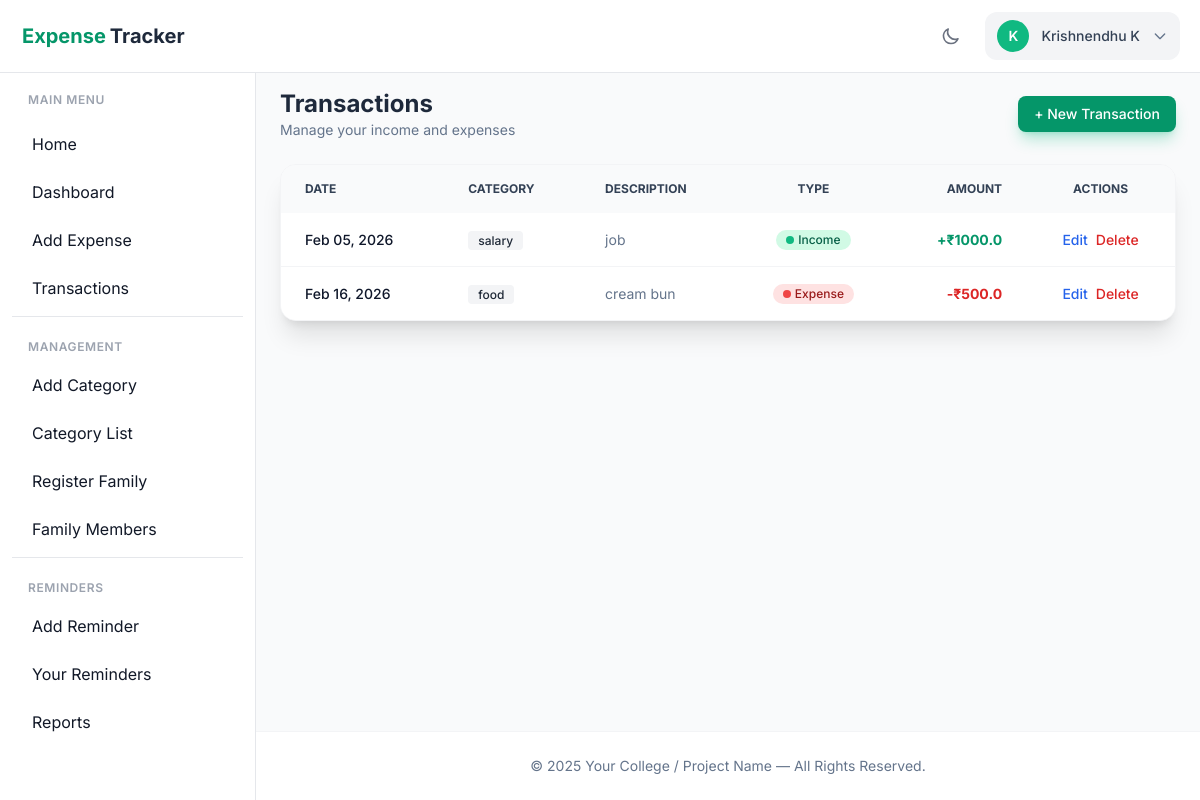
Page /user/Transaction1 (signed in) on the committed database.
### user/models.py (models this page shows)
class Registration(models.Model):
    ROLE_CHOICES = (
        ('user', 'User'),
        ('family', 'Family Member'),
    )
    username = models.CharField(max_length=100, unique=True)
    password = models.CharField(max_length=100)
    email_id = models.EmailField(unique=True)
    phn_no = models.CharField(max_length=15)
    location = models.CharField(max_length=100)
    role = models.CharField(max_length=10, choices=ROLE_CHOICES)
    parent = models.ForeignKey(
        "self",
        null=True,
        blank=True,
        on_delete=models.CASCADE,
        related_name="family_members"
    )
    otp = models.CharField(max_length=6, blank=True, null=True)

class Transaction(models.Model):
    date = models.DateField()
    category_id = models.ForeignKey('Category', on_delete=models.CASCADE)
    amount = models.FloatField()
    Transaction_desc = models.CharField(max_length=100)
    Type = models.CharField(max_length=100)
    by = models.ForeignKey(
        Registration,
        related_name="transaction",
        on_delete=models.PROTECT
    )

class Category(models.Model):
    category_type = models.CharField(max_length=100)
    def __str__(self):
        return self.category_type

### user/views.py (the view)
# urls.py: path('user/Transaction1',views.Transaction1_page, name='Transaction1_page'),
def Transaction1_page(request):
    logged_user = request.session.get("user_id")
    user = get_object_or_404(Registration,id=logged_user)
    transactions = Transaction.objects.filter(by=user)
    role =  request.session.get("role")
    return render(request, 'transaction_list1.html', {
        'transactions': transactions,
        'role':role})

### user/templates/transaction_list1.html (shortened to what this page needs)
{% extends 'base_dashboard.html' %}
{% load static %}
{% load widget_tweaks %}
{% block content %}
<div class="animate-fade-in-up">
  <div class="flex justify-between items-center mb-6">
    <div>
      <h1 class="text-2xl font-bold text-slate-800 dark:text-white">Transactions</h1>
      <p class="text-slate-500 dark:text-slate-400 text-sm">Manage your income and expenses</p>
    </div>
    <a href="{% url 'Expense_page' %}"
      class="px-4 py-2 bg-emerald-600 hover:bg-emerald-700 text-white rounded-lg text-sm font-medium shadow-lg shadow-emerald-500/30 transition-all">
      + New Transaction
    </a>
  </div>
  <div
    class="bg-white dark:bg-slate-800 rounded-2xl shadow-xl border border-gray-100 dark:border-slate-700 overflow-hidden">
    <div class="overflow-x-auto">
      <table class="w-full text-sm text-left text-slate-500 dark:text-slate-400">
        <thead class="text-xs text-slate-700 uppercase bg-gray-50 dark:bg-slate-700 dark:text-slate-300">
          <tr>
            <th scope="col" class="px-6 py-4 rounded-tl-lg">Date</th>
            <th scope="col" class="px-6 py-4">Category</th>
            <th scope="col" class="px-6 py-4">Description</th>
            <th scope="col" class="px-6 py-4 text-center">Type</th>
            <th scope="col" class="px-6 py-4 text-right">Amount</th>
            <th scope="col" class="px-6 py-4 text-center rounded-tr-lg">Actions</th>
          </tr>
        </thead>
        <tbody class="divide-y divide-gray-100 dark:divide-slate-700">
          {% for t in transactions %}
          <tr class="bg-white dark:bg-slate-800 hover:bg-gray-50 dark:hover:bg-slate-700/50 transition-colors">
            <td class="px-6 py-4 font-medium text-slate-900 dark:text-white whitespace-nowrap">
              {{ t.date|date:"M d, Y" }}
            </td>
            <td class="px-6 py-4">
              <span
                class="bg-gray-100 text-gray-800 text-xs font-medium px-2.5 py-0.5 rounded dark:bg-gray-700 dark:text-gray-300">
                {{ t.category_id }}
              </span>
            </td>
            <td class="px-6 py-4 max-w-xs truncate">
              {{ t.Transaction_desc }}
            </td>
            <td class="px-6 py-4 text-center">
              {% if t.Type == 'Income' %}
              <span
                class="inline-flex items-center bg-emerald-100 text-emerald-800 text-xs font-medium px-2.5 py-0.5 rounded-full dark:bg-emerald-900 dark:text-emerald-300">
                <span class="w-2 h-2 mr-1 bg-emerald-500 rounded-full"></span>
                Income
              </span>
              {% else %}
              <span
                class="inline-flex items-center bg-red-100 text-red-800 text-xs font-medium px-2.5 py-0.5 rounded-full dark:bg-red-900 dark:text-red-300">
                <span class="w-2 h-2 mr-1 bg-red-500 rounded-full"></span>
                Expense
              </span>
              {% endif %}
            </td>
            <td
              class="px-6 py-4 text-right font-bold {% if t.Type == 'Income' %}text-emerald-600 dark:text-emerald-400{% else %}text-red-600 dark:text-red-400{% endif %}">
              {% if t.Type == 'Income' %}+{% else %}-{% endif %}₹{{ t.amount }}
            </td>
            <td class="px-6 py-4 text-center">
              <div class="flex items-center justify-center space-x-2">
                  <a href="{% url 'trans1_edit' t.id %}"
                    class="font-medium text-blue-600 dark:text-blue-500 hover:underline">
                      Edit
                  </a>
                <a href="{% url 'trans1_delete' t.id %}"
                  onclick="return confirm('Are you sure you want to delete this transaction?');"
                  class="font-medium text-red-600 dark:text-red-500 hover:underline">
                     Delete
                </a>
              </div>
            </td>
          </tr>
          {% endfor %}
        </tbody>
      </table>
    </div>
  </div>
</div>
{% endblock %}

### user/templates/base_dashboard.html (shortened to what this page needs)
{% load static %}
<!DOCTYPE html>
<html lang="en">
<head>
     <script src="https://cdn.tailwindcss.com"></script>
</head>
<body class="bg-gray-50 text-slate-800 dark:bg-slate-900 dark:text-slate-100 transition-colors duration-300">
    <nav
        class="fixed top-0 z-50 w-full bg-white border-b border-gray-200 dark:bg-slate-800 dark:border-slate-700 transition-colors duration-300">
        <div class="px-3 py-3 lg:px-5 lg:pl-3">
            <div class="flex items-center justify-between">
                <div class="flex items-center justify-start">
                    <a href="{% url 'UserHome_page' %}" class="text-xl font-bold flex items-center lg:ml-2.5">
                        <span
                            class="self-center whitespace-nowrap text-emerald-600 dark:text-emerald-400">Expense</span>
                        <span class="self-center whitespace-nowrap text-slate-800 dark:text-white ml-1">Tracker</span>
                    </a>
                </div>
                <div class="flex items-center space-x-4 ml-auto">
                    <button
                        class="theme-toggle-btn p-2 rounded-lg text-gray-500 hover:bg-gray-100 dark:text-gray-400 dark:hover:bg-slate-700 transition-colors">
                        <svg class="w-5 h-5 block dark:hidden" fill="none" stroke="currentColor" viewBox="0 0 24 24">
                            <path stroke-linecap="round" stroke-linejoin="round" stroke-width="2"
                                d="M20.354 15.354A9 9 0 018.646 3.646 9.003 9.003 0 0012 21a9.003 9.003 0 008.354-5.646z">
                            </path>
                        </svg>
                    </button>
<div class="relative group">
    <button
        class="flex items-center gap-3 px-3 py-2 bg-gray-100 dark:bg-slate-700 rounded-xl hover:bg-gray-200 dark:hover:bg-slate-600 transition-all">
        <div
            class="w-8 h-8 bg-emerald-500 text-white rounded-full flex items-center justify-center font-semibold text-sm">
            {{ request.session.username|slice:":1"|upper }}
        </div>
        <span class="text-sm font-medium text-slate-700 dark:text-slate-300 hidden sm:block">
            {{ request.session.username }}
        </span>
        <svg class="w-4 h-4 text-slate-500" fill="none" stroke="currentColor"
            viewBox="0 0 24 24">
            <path stroke-linecap="round" stroke-linejoin="round" stroke-width="2"
                d="M19 9l-7 7-7-7"></path>
        </svg>
    </button>
</div>
                </div>
            </div>
        </div>
    </nav>
    {% include 'sidebar.html' %}
    <div class="flex flex-col min-h-screen pt-16 lg:ml-64 transition-all duration-300">
        <main class="flex-1 p-6 overflow-y-auto">
            {% block content %}{% endblock %}
        </main>
        <footer class="bg-white dark:bg-slate-800 border-t border-gray-100 dark:border-slate-700 py-6 mt-auto">
            <div class="text-center text-sm text-slate-500 dark:text-slate-400">
                &copy; 2025 Your College / Project Name — All Rights Reserved.
            </div>
        </footer>
    </div>
</body>
</html>

### user/templates/base_dashboard.html (style rules this page uses)
body { font-family: 'Inter', sans-serif; }

### rows in the picture
Registration: session.username "Krishnendhu K"
Transaction: date "Feb 05, 2026", category_id "salary", Transaction_desc "job", Type "Income" (drawn), amount "1000.0"
Transaction: date "Feb 16, 2026", category_id "food", Transaction_desc "cream bun", Type "Expense" (drawn), amount "500.0"

### other values in the picture
{{ request.session.username|slice:":1"|upper }} "K"
